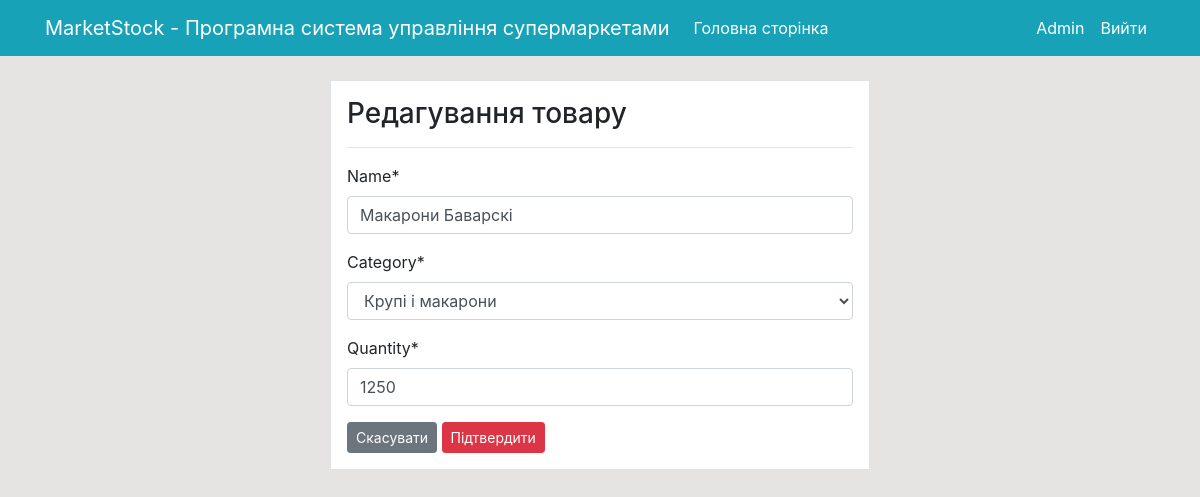
Page /products/edit/10/ (signed in) on the committed database.
### dashboard/models.py (models this page shows, shortened)
class Product(models.Model):
    name = models.CharField(max_length=100, null=True)
    category = models.CharField(max_length=20 , choices=CATEGORY, null=True)
    quantity = models.PositiveIntegerField(null=True)

### dashboard/views.py (the view)
# urls.py: path('products/edit/<int:pk>/', dashboard.views.product_edit, name='Изменить продукт'),
@login_required(login_url='Вход')
def product_edit(request, pk):
    item = Product.objects.get(id=pk)
    if request.method == 'POST':
        form = ProductForm(request.POST, instance=item)
        if form.is_valid():
            form.save()
            return redirect('Продукты')
    else:
        form = ProductForm(instance=item)
    context = {
        'form': form,
    }
    return render(request, 'dashboard/product_edit.html', context)

### dashboard/forms.py
class ProductForm(forms.ModelForm):
    class Meta:
        model = Product
        fields = '__all__'

### templates/dashboard/product_edit.html (shortened to what this page needs)
{% extends 'partials/base.html' %}
{% load crispy_forms_tags %}
{% block content %}
<div class="row my-4">
    <div class="col-md-6 offset-md-3">
        <div class="border p-3 bg-white">
            <h3>Редагування товару</h3>
            <hr>
            <form method="POST">
                {{ form | crispy }}
                <a class="btn btn-secondary btn-sm" href="{% url 'Продукты' %}">Скасувати</a>
                <input class="btn btn-danger btn-sm" type="submit" value="Підтвердити">
            </form>
        </div>
    </div>
</div>
{% endblock %}

### templates/partials/nav.html (shortened to what this page needs)
    <nav class="navbar navbar-expand-lg navbar-info bg-info">
        {% if user.is_authenticated %}
        <div class="container">
            <a class="navbar-brand text-white" href="{% url 'Главная страница' %}">MarketStock - Програмна система управління супермаркетами</a>
            <div class="collapse navbar-collapse" id="navbarSupportedContent">
                <ul class="navbar-nav mr-auto">
                    <li class="nav-item active">
                        <a class="nav-link text-white" href="{% url 'Главная страница' %}">Головна сторінка </a>
                    </li>
                </ul>
                <ul class="navbar-nav ml-auto">
                    <li class="nav-item active">
                        <a class="nav-link text-white" href="{% url 'Профиль' %}">{{ user.username }} </a>
                    </li>
                    <li class="nav-item">
                        <a class="nav-link text-white" href="{% url 'Выход' %}">Вийти</a>
                    </li>
                </ul>
                {% endif %}
            </div>
        </div>
    </nav>

### static/style.css (style rules this page uses)
body { background: rgb(230, 227, 227); }

### rows in the picture
Product: name "Макарони Баварскі", category "Крупі і макарони", quantity "1250"

### other values in the picture
{{ user.username }} "Admin"
